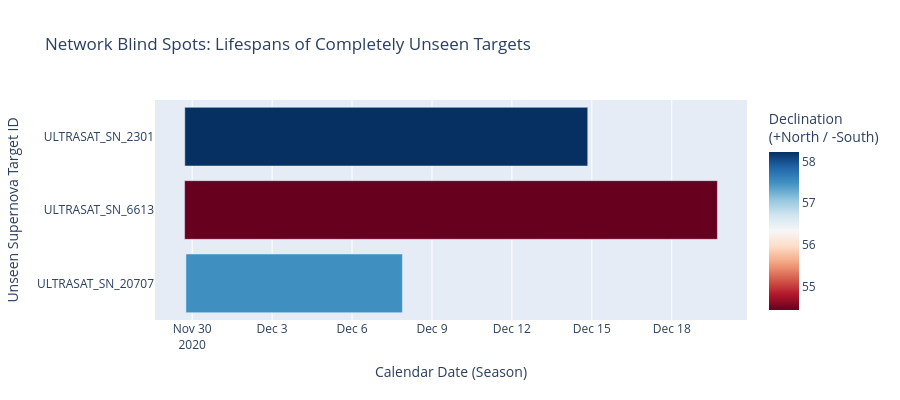

The code cell stored with this chart in its notebook:
### Code cell
plot_network_blind_spots(df_global_windows)

### Figure 1 — Plotly figure (JSON) as saved in the notebook; plotly's stock layout.template omitted (floating-point values rounded to 4 significant figures)
{"data": [{"alignmentgroup": "True", "base": ["2020-11-29T17:20:37.500000", "2020-11-29T17:09:22.500000", "2020-11-29T18:22:30"], "customdata": [[256.7, 58.22, 15.1], [256.8, 54.45, 20], [251.8, 57.5, 8.1]], "hovertemplate": "Start=%{base}<br>End=%{x}<br>Target=%{y}<br>RA (Longitude)=%{customdata[0]}<br>Declination (Latitude)=%{marker.color}<br>Duration (Days)=%{customdata[2]}<extra></extra>", "legendgroup": "", "marker": {"color": [58.22, 54.45, 57.5], "coloraxis": "coloraxis", "pattern": {"shape": ""}}, "name": "", "offsetgroup": "", "orientation": "h", "showlegend": false, "textposition": "auto", "type": "bar", "x": [1306800000, 1728000000, 702000000], "xaxis": "x", "y": ["ULTRASAT_SN_2301", "ULTRASAT_SN_6613", "ULTRASAT_SN_20707"], "yaxis": "y"}], "layout": {"barmode": "overlay", "coloraxis": {"colorbar": {"title": {"text": "Declination<br>(+North / -South)"}}, "colorscale": [[0, "rgb(103,0,31)"], [0.1, "rgb(178,24,43)"], [0.2, "rgb(214,96,77)"], [0.3, "rgb(244,165,130)"], [0.4, "rgb(253,219,199)"], [0.5, "rgb(247,247,247)"], [0.6, "rgb(209,229,240)"], [0.7, "rgb(146,197,222)"], [0.8, "rgb(67,147,195)"], [0.9, "rgb(33,102,172)"], [1, "rgb(5,48,97)"]]}, "height": 400, "legend": {"tracegroupgap": 0}, "title": {"text": "Network Blind Spots: Lifespans of Completely Unseen Targets"}, "xaxis": {"anchor": "y", "domain": [0, 1], "title": {"text": "Calendar Date (Season)"}, "type": "date"}, "yaxis": {"anchor": "x", "autorange": "reversed", "domain": [0, 1], "title": {"text": "Unseen Supernova Target ID"}}}}
